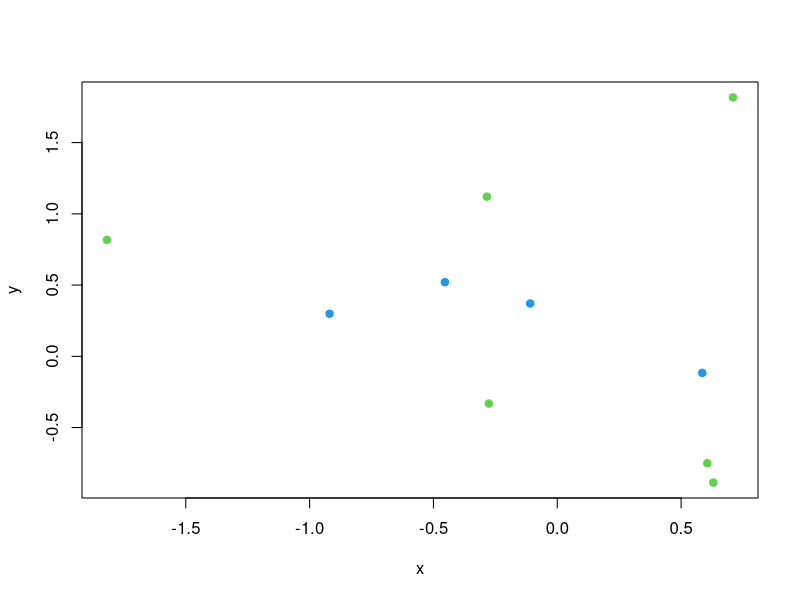
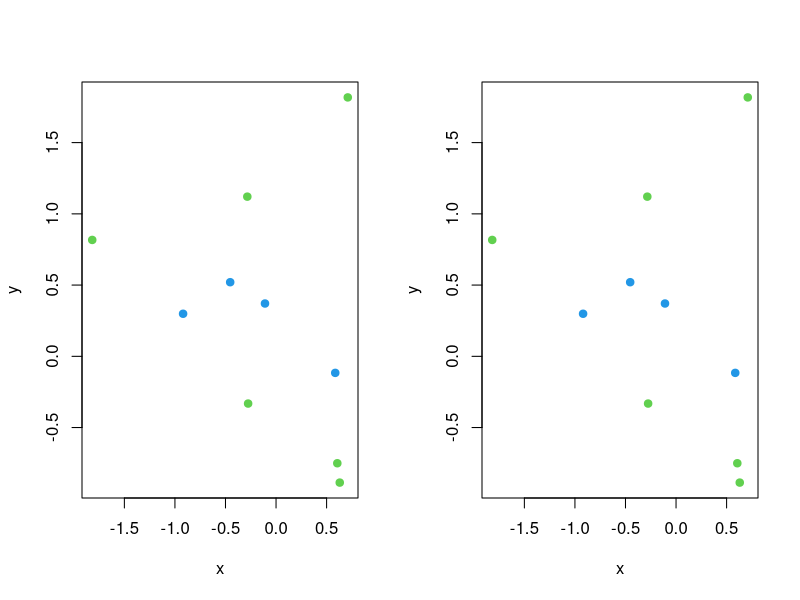
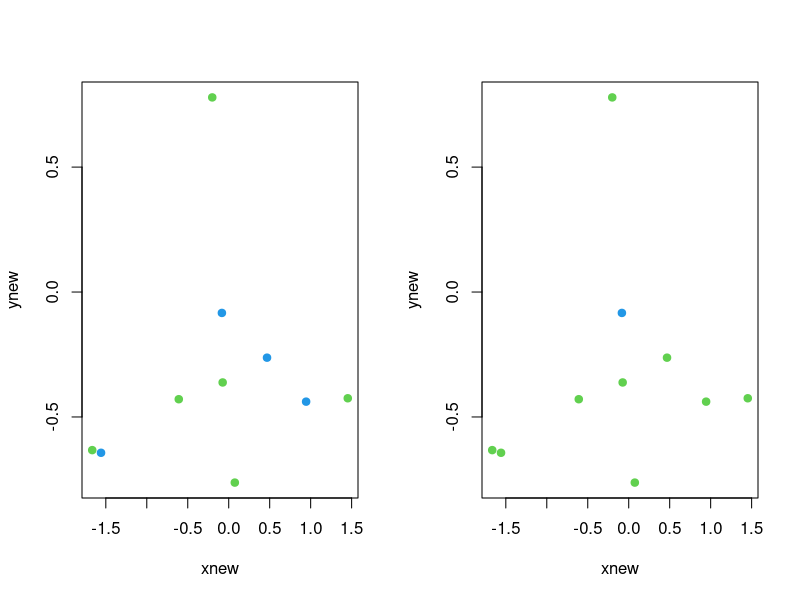
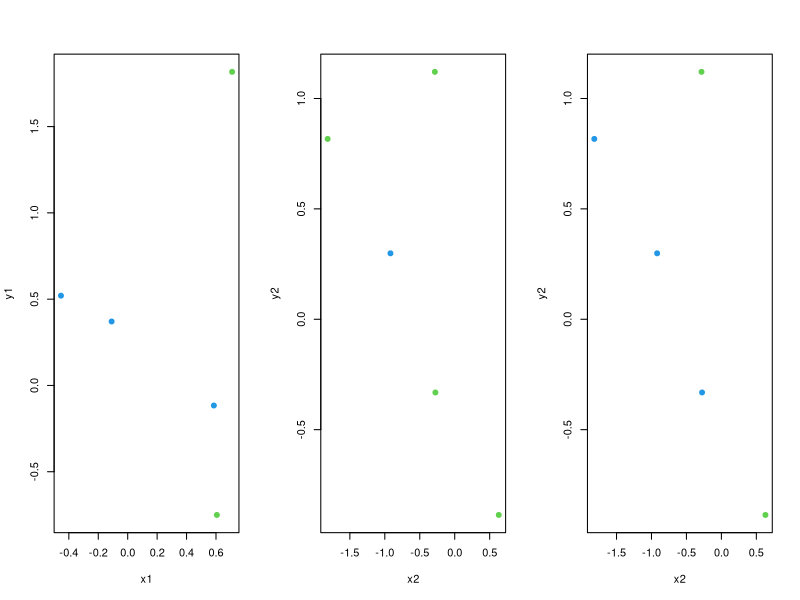

Generate these figures, in order, with R:
## ---- chunk 1
set.seed(12345)
x <- rnorm(10); y <- rnorm(10)
z <- rbinom(10,size=1,prob=0.5)
plot(x,y,pch=19,col=(z+3))
## ---- chunk 2
par(mfrow=c(1,2))
zhat <- (-0.2 < y) & (y < 0.6)
plot(x,y,pch=19,col=(z+3))
plot(x,y,pch=19,col=(zhat+3))
## ---- chunk 3
set.seed(1233)
xnew <- rnorm(10)
ynew <- rnorm(10)
znew <- rbinom(10,size=1,prob=0.5)
par(mfrow=c(1,2))
zhatnew <- (-0.2 < ynew) & (ynew < 0.6)
plot(xnew,ynew,pch=19,col=(z+3)); plot(xnew,ynew,pch=19,col=(zhatnew+3))
## ---- chunk 4
y1 <- y[1:5]
x1 <- x[1:5]
z1 <- z[1:5]
y2 <- y[6:10]
x2 <- x[6:10]
z2 <- z[6:10]
zhat2 <- (y2 < 1) & (y2 > -0.5)
par(mfrow=c(1,3))
plot(x1,y1,col=(z1+3),pch=19)
plot(x2,y2,col=(z2+3),pch=19)
plot(x2,y2,col=(zhat2+3),pch=19)
